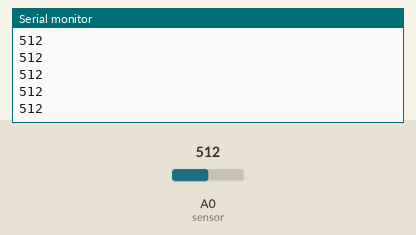
The sketch below on a simulated ESP8266 (NodeMCU). Parts: the last lines printed to the serial monitor. The test bench sets the inputs (shaded band); at power-on: A0 (sensor) = 512.

Above: at 1.2 s.
1.3 s: A0 (sensor) set to 490
At 1.31 s:
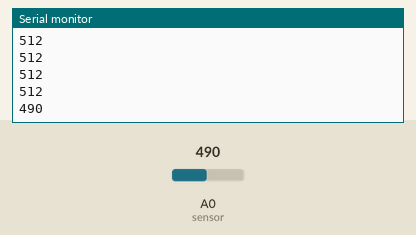
2.8 s: A0 (sensor) set to 510
At 2.81 s:
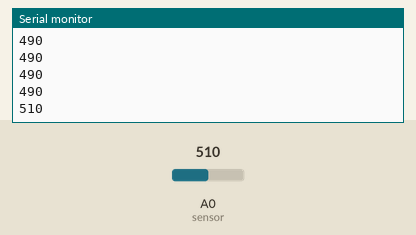
Timing chart, 0 to 5.8 s (numbered marks = the images above; inputs shaded):
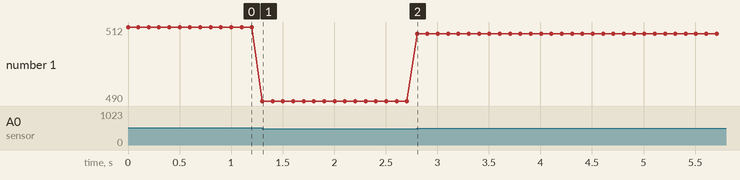

Measured:
- after the input at 1.3 s, the serial monitor: prints a new line at once (image 1)
- after the input at 2.8 s, the serial monitor: prints a new line at once (image 2)
- plotted number 1: 512 → 490 after the input at 1.3 s, 490 → 510 after the input at 2.8 s

The sketch:

Schwellwert.ino
```cpp
#define LED D0         // Die interne LED ist beim ESP8266 auf Pin D0
#define sensor A0      // Der Bodenfeuchtesensor steckt an Pin A0
int schwellwert = 500; // der Schwellwert mit dem verglichen werden soll

void setup() {
  Serial.begin(
      115200); // serielle Kommunikation mit einer Geschwindigkeit von 115200 Bits pro Sekunde initialisieren
}

void loop() {
  int sensorwert = analogRead(
      sensor); // Wert des Sensors an Analogping A0 auslesen und in der Variable "sensorWert" speichern
  Serial.println(sensorwert); // Variable "sensorwert" auf der seriellen Schnittstelle ausgeben
  delay(100);                 // 100ms warten
}
```
